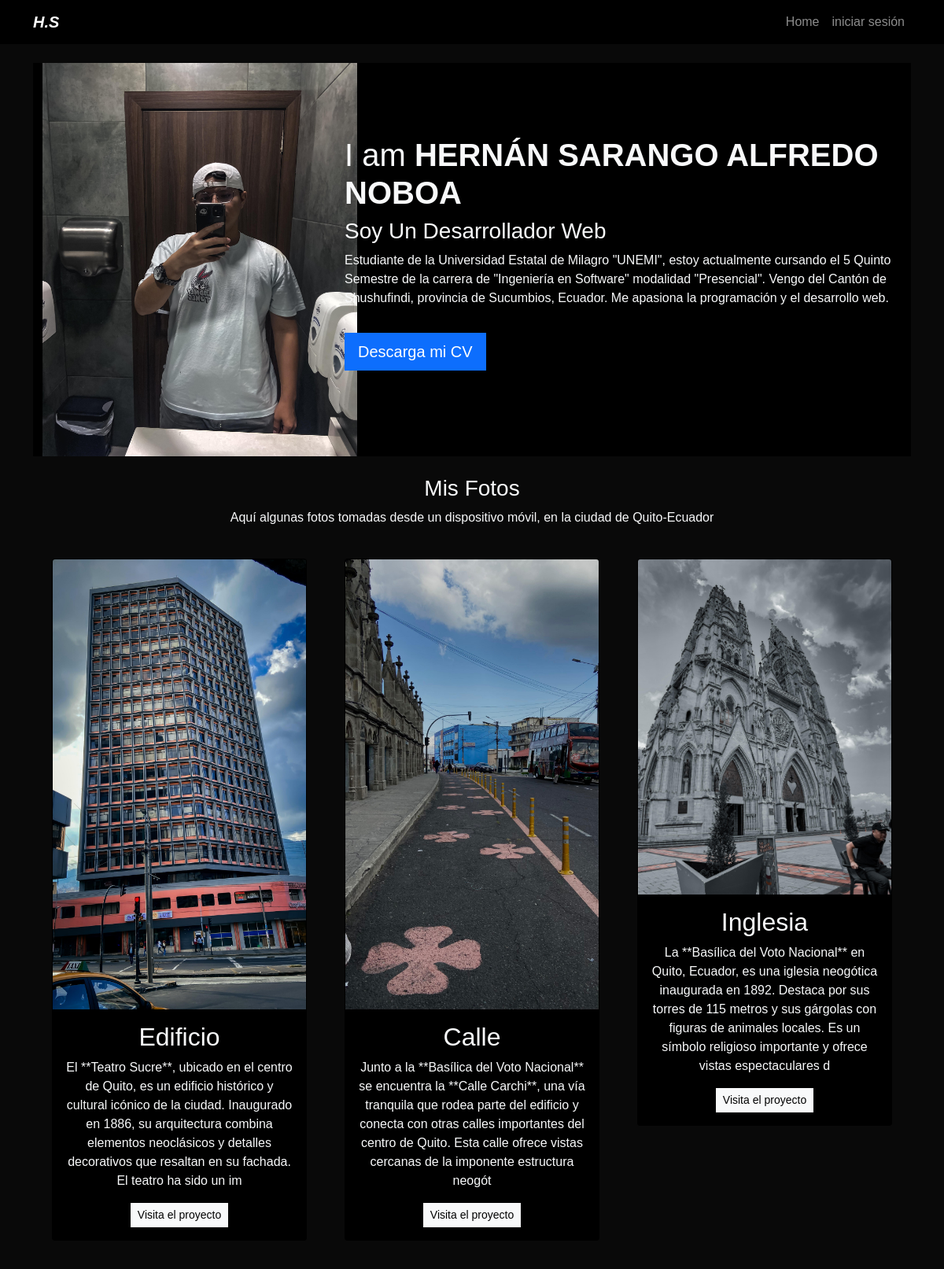
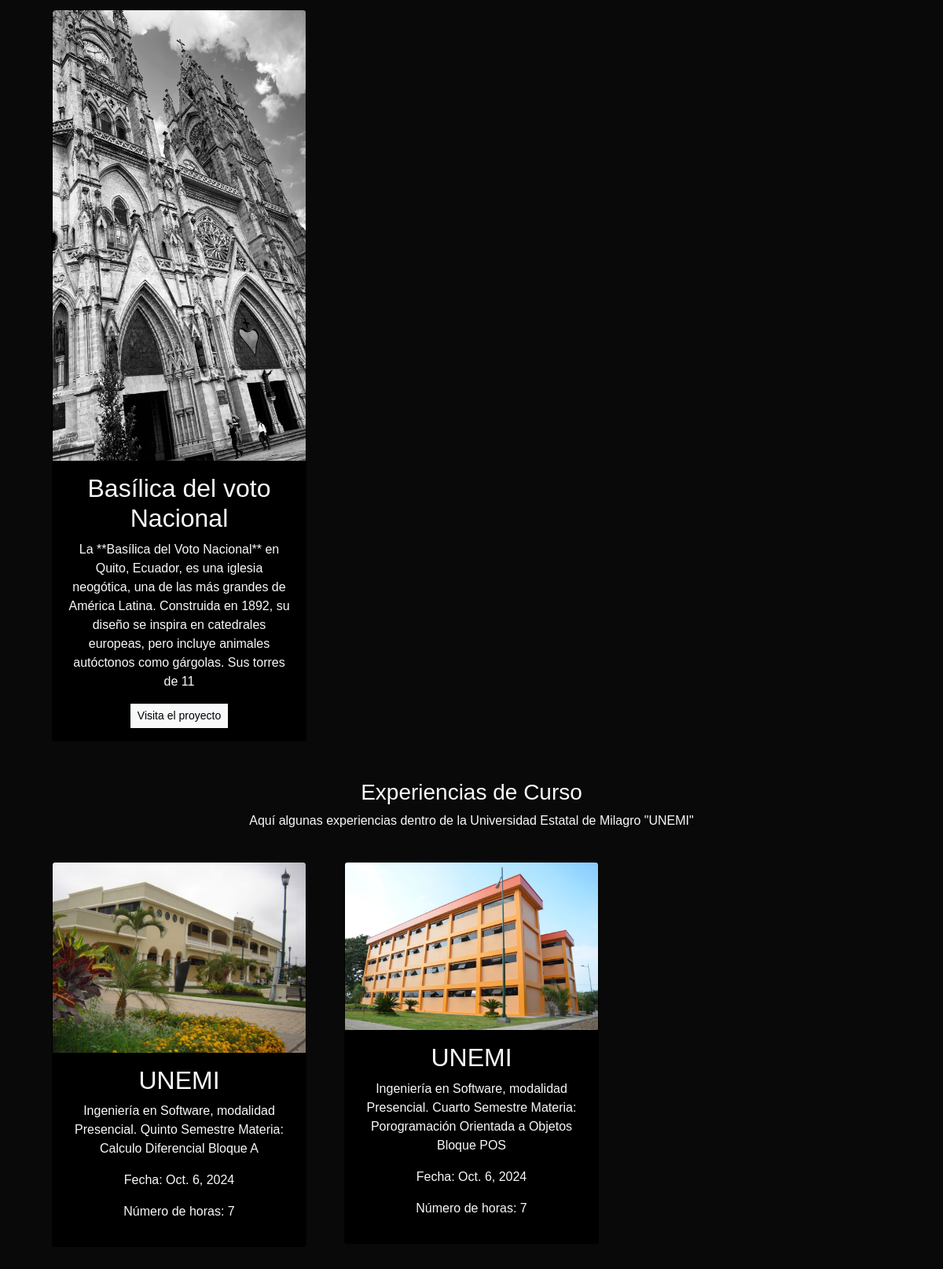
The page / on the database its author committed (2 pictures, top to bottom).
### portfolio/models.py (models this page shows, shortened)
class Project(models.Model):
    title = models.CharField(max_length=100)
    description = models.CharField(max_length=250)
    image = models.ImageField(upload_to='portfolio/images/')
    url = models.URLField(blank=True)

class Experiencia(models.Model):
    institucion_del_curso = models.CharField(max_length=100)
    descripcion_curso = models.TextField()
    fecha_curso = models.DateField()
    numero_horas = models.IntegerField()
    image = models.ImageField(upload_to='experiencias/images/', default='portfolio/images/IMG1.jpeg')  # Establece una imagen predeterminada aquí

### portfolio/views.py (the view)
# urls.py: 2. Add a URL to urlpatterns:  path('', views.home, name='home')
def home(request):
    projects = Project.objects.all()
    experiencias = Experiencia.objects.all()  # Obtiene todas las experiencias
    return render(request, 'home.html', {'projects': projects, 'experiencias': experiencias})

### portfolio/templates/home.html
{% extends 'layout.html' %}
{% block content %}
{% load static %}
<header class="row bg-black">
  <div class="col-md-4">
    <img src="{% static 'portfolio/profile.jpeg' %}" alt="Profile Image" width="400" height="500">
  </div>
  <div class="col-md-8 my-auto p-4">
    <h1>I am <strong>HERNÁN SARANGO ALFREDO NOBOA</strong></h1>
    <h3>Soy Un Desarrollador Web</h3>
    <p>Estudiante de la Universidad Estatal de Milagro "UNEMI", estoy actualmente cursando
      el 5 Quinto Semestre de la carrera de "Ingeniería en Software" modalidad "Presencial".
      Vengo del Cantón de Shushufindi, provincia de Sucumbios, Ecuador. Me apasiona la programación y el desarrollo web. </p>
    <a class="btn btn-primary btn-lg rounded-0 my-3" href="{% static 'portfolio/cvHernán.pdf' %}">Descarga mi CV</a>
  </div>
</header>
<div class="row my-4 text-center">
  <h3>Mis Fotos</h3>
  <p>Aquí algunas fotos tomadas desde un dispositivo móvil, en la ciudad de Quito-Ecuador</p>
  {% for project in projects %}
  <div class="col-md-4 p-4">
    <div class="card bg-black card-project">
      <img src="{{ project.image.url }}" class="card-img-top" />
      <div class="card-body">
        <h2>{{ project.title }}</h2>
        <p>{{ project.description }}</p>
        {% if project.url %}
        <a href="{{ project.url }}" class="btn btn-light rounded-0 btn-sm" target="__blank" rel="noreferrer">Visita el proyecto</a>
        {% endif %}
      </div>
    </div>
  </div>
  {% endfor %}
</div>
<div class="row my-4 text-center">
  <h3>Experiencias de Curso</h3>
  <p>Aquí algunas experiencias dentro de la Universidad Estatal de Milagro "UNEMI"</p>
  {% for experiencia in experiencias %}
  <div class="col-md-4 p-4">
    <div class="card bg-black card-project">
      <img src="{{ experiencia.image.url }}" class="card-img-top" alt="Imagen de experiencia"/>
      <div class="card-body">
        <h2>{{ experiencia.institucion_del_curso }}</h2>
        <p>{{ experiencia.descripcion_curso }}</p>
        <p>Fecha: {{ experiencia.fecha_curso }}</p>
        <p>Número de horas: {{ experiencia.numero_horas }}</p>
      </div>
    </div>
  </div>
  {% endfor %}
</div>
{% endblock %}

### portfolio/templates/layout.html (shortened to what this page needs)
{% load static %}
<!DOCTYPE html>
<html lang="en">
<head>
  <link href="https://cdn.jsdelivr.net/npm/bootstrap@5.1.3/dist/css/bootstrap.min.css" rel="stylesheet"
>
    <link rel="stylesheet" href="{% static 'main.css' %}">
</head>
<body class="text-light">
  {% include 'partials/navbar.html' %}
  <div class="container p-4">
    {% block content %}
    {% endblock %}
  </div>
</body>
</html>

### portfolio/templates/partials/navbar.html (shortened to what this page needs)
{% load static %}
<nav class="navbar navbar-expand-lg navbar-dark bg-black">
  <div class="container">
    <a class="navbar-brand fw-bold fst-italic" href="/">H.S</a>
    <div class="collapse navbar-collapse" id="navbarNav">
      <ul class="navbar-nav ms-auto">
        <li class="nav-item">
          <a class="nav-link" href="/">Home</a>
        </li>
        {% if user.is_authenticated %}
        <li class="nav-item">
          <a class="nav-link" href="{% url 'blog:posts' %}">Blog</a>
        </li>
        <li class="nav-item">
          <a class="nav-link" href="{% url 'signout' %}">cerrar sesión</a>
        </li>
        <li class="nav-item d-flex align-items-center">
          <a class="btn btn-primary btn-sm" href="{% static 'portfolio/cv.pdf' %}" target="_blank">Download CV</a>
        </li>
        {% else %}
        <li class="nav-item">
          <a class="nav-link" href="{% url 'signin' %}">iniciar sesión</a>
        </li>
        {% endif %}
      </ul>
    </div>
  </div>
</nav>

### portfolio/static/main.css (style rules this page uses)
body { background: #090909; font-family: Arial, sans-serif; margin: 0; padding: 0; }
.bg-black { background: #000; }

### rows shown on the page
Project: image (picture), title "Edificio", description "El **Teatro Sucre**, ubicado en el centro de Quito, es un edificio histórico y cultural icónico de la ciudad. Inaugurado en 1886, su arquitectura combina elementos neoclásicos y detalles decorativos que resaltan en su fachada. El teatro ha sido un im"
Project: image (picture), title "Calle", description "Junto a la **Basílica del Voto Nacional** se encuentra la **Calle Carchi**, una vía tranquila que rodea parte del edificio y conecta con otras calles importantes del centro de Quito. Esta calle ofrece vistas cercanas de la imponente estructura neogót"
Project: image (picture), title "Inglesia", description "La **Basílica del Voto Nacional** en Quito, Ecuador, es una iglesia neogótica inaugurada en 1892. Destaca por sus torres de 115 metros y sus gárgolas con figuras de animales locales. Es un símbolo religioso importante y ofrece vistas espectaculares d"
Project: image (picture), title "Basílica del voto Nacional", description "La **Basílica del Voto Nacional** en Quito, Ecuador, es una iglesia neogótica, una de las más grandes de América Latina. Construida en 1892, su diseño se inspira en catedrales europeas, pero incluye animales autóctonos como gárgolas. Sus torres de 11"
Experiencia: image (picture), institucion_del_curso "UNEMI", descripcion_curso "Ingeniería en Software, modalidad Presencial. Quinto Semestre Materia: Calculo Diferencial Bloque A", fecha_curso "Oct. 6, 2024", numero_horas "7"
Experiencia: image (picture), institucion_del_curso "UNEMI", descripcion_curso "Ingeniería en Software, modalidad Presencial. Cuarto Semestre Materia: Porogramación Orientada a Objetos Bloque POS", fecha_curso "Oct. 6, 2024", numero_horas "7"
